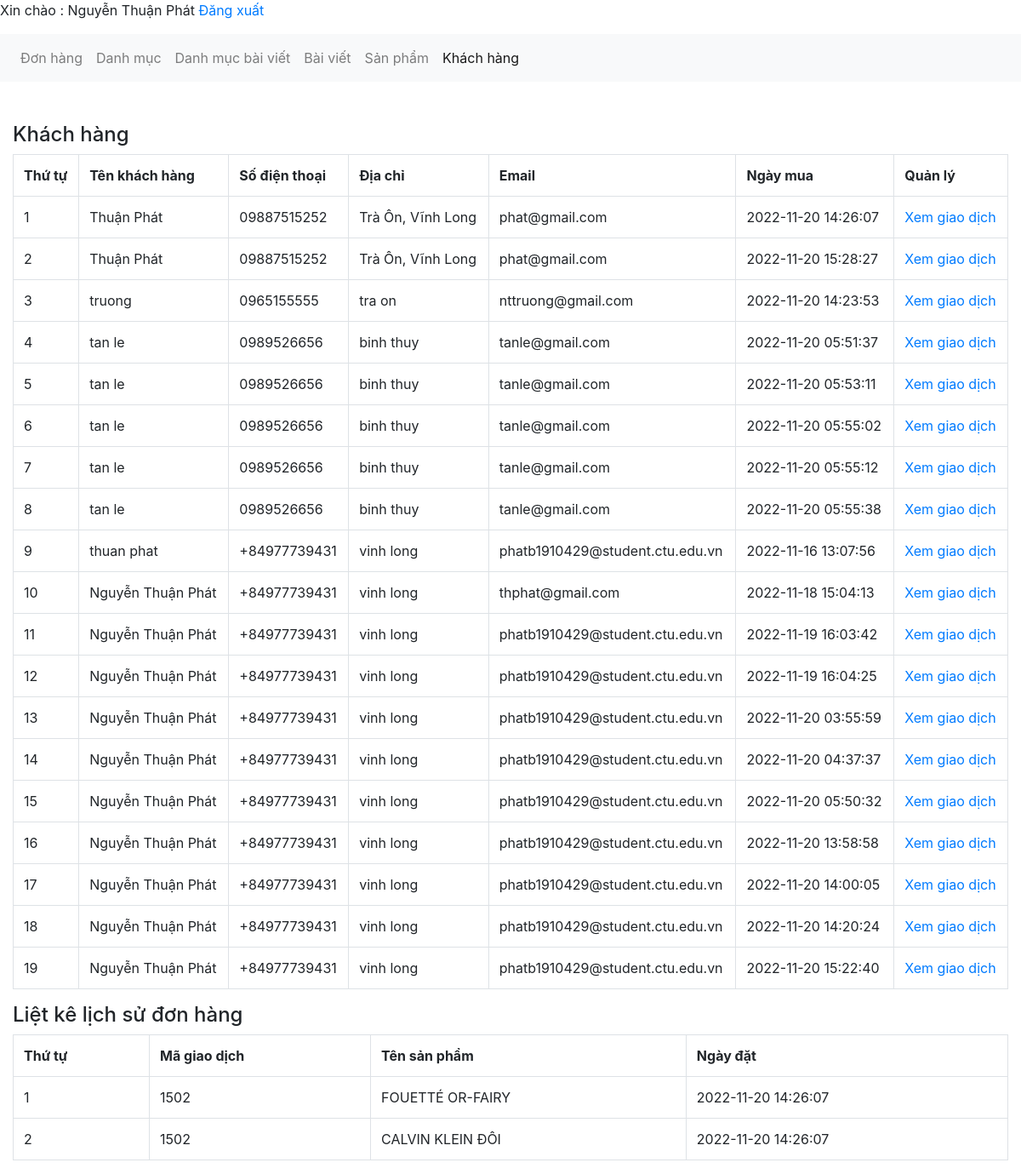
The page /admin/xulykhachhang.php?quanly=xemgiaodich&khachhang=1502 (signed in) on the database its author committed.
### tables this page shows
CREATE TABLE `tbl_giaodich` (
  `giaodich_id` int(11) NOT NULL,
  `sanpham_id` int(11) NOT NULL,
  `soluong` int(11) NOT NULL,
  `magiaodich` varchar(50) NOT NULL,
  `ngaythang` timestamp NOT NULL DEFAULT current_timestamp() ON UPDATE current_timestamp(),
  `khachhang_id` int(11) NOT NULL,
  `tinhtrangdon` int(11) NOT NULL DEFAULT 0,
  `huydon` int(11) NOT NULL DEFAULT 0
);

CREATE TABLE `tbl_khachhang` (
  `khachhang_id` int(11) NOT NULL,
  `name` varchar(100) NOT NULL,
  `phone` varchar(50) NOT NULL,
  `address` varchar(200) NOT NULL,
  `note` text NOT NULL,
  `email` varchar(150) NOT NULL,
  `password` varchar(100) NOT NULL,
  `giaohang` int(11) NOT NULL
);

CREATE TABLE `tbl_sanpham` (
  `sanpham_id` int(11) NOT NULL,
  `category_id` int(11) NOT NULL,
  `sanpham_name` varchar(255) NOT NULL,
  `sanpham_chitiet` text NOT NULL,
  `sanpham_mota` text NOT NULL,
  `sanpham_gia` varchar(100) NOT NULL,
  `sanpham_giakhuyenmai` varchar(100) NOT NULL,
  `sanpham_active` int(11) NOT NULL,
  `sanpham_hot` int(11) NOT NULL,
  `sanpham_soluong` int(11) NOT NULL,
  `sanpham_image` varchar(50) NOT NULL
);

### admin/xulykhachhang.php (the view, shortened to what this page needs)
<?php
include('../db/connect.php');
?>
<!DOCTYPE html>
<html lang="en">
<head>
    <link href="../css/bootstrap.css" rel="stylesheet" type="text/css" media="all" />
</head>
<body>
    <p>Xin chào : <?php echo $_SESSION['dangnhap'] ?> <a href="?login=dangxuat">Đăng xuất</a></p>
    <nav class="navbar navbar-expand-lg navbar-light bg-light">
        <div class="collapse navbar-collapse" id="navbarNav">
            <ul class="navbar-nav">
                <li class="nav-item ">
                    <a class="nav-link" href="xulydonhang.php">Đơn hàng <span class="sr-only">(current)</span></a>
                </li>
                <li class="nav-item">
                    <a class="nav-link" href="xulydanhmuc.php">Danh mục</a>
                </li>
                <li class="nav-item">
                    <a class="nav-link" href="xulydanhmucbaiviet.php">Danh mục bài viết</a>
                </li>
                <li class="nav-item">
                    <a class="nav-link" href="xulybaiviet.php">Bài viết</a>
                </li>
                <li class="nav-item">
                    <a class="nav-link" href="xulysanpham.php">Sản phẩm</a>
                </li>
                <li class="nav-item active">
                    <a class="nav-link" href="xulykhachhang.php">Khách hàng</a>
                </li>
            </ul>
        </div>
    </nav><br><br>
    <div class="container-fluid">
        <div class="row">
            <div class="col-md-12">
                <h4>Khách hàng</h4>
                <?php
                $sql = "SELECT * FROM tbl_khachhang,tbl_giaodich WHERE tbl_khachhang.khachhang_id=tbl_giaodich.khachhang_id GROUP BY tbl_giaodich.magiaodich ORDER BY tbl_khachhang.khachhang_id DESC";
                $sql_select_khachhang = $con->query($sql)->fetchAll(PDO::FETCH_ASSOC)
                ?>
                <table class="table table-bordered ">
                    <tr>
                        <th>Thứ tự</th>
                        <th>Tên khách hàng</th>
                        <th>Số điện thoại</th>
                        <th>Địa chỉ</th>
                        <th>Email</th>
                        <th>Ngày mua</th>
                        <th>Quản lý</th>
                    </tr>
                    <?php
                    $i = 0;
                    foreach ($sql_select_khachhang as $select_khachhang) {
                        $i++;
                    ?>
                    <tr>
                        <td><?php echo $i; ?></td>
                        <td><?php echo $select_khachhang['name']; ?></td>
                        <td><?php echo $select_khachhang['phone']; ?></td>
                        <td><?php echo $select_khachhang['address']; ?></td>
                        <td><?php echo $select_khachhang['email'] ?></td>
                        <td><?php echo $select_khachhang['ngaythang'] ?></td>
                        <td><a href="?quanly=xemgiaodich&khachhang=<?php echo $select_khachhang['magiaodich'] ?>">Xem
                                giao
                                dịch</a></td>
                    </tr>
                    <?php
                    }
                    ?>
                </table>
            </div>
            <div class="col-md-12">
                <h4>Liệt kê lịch sử đơn hàng</h4>
                <?php
                if (isset($_GET['khachhang'])) {
                    $magiaodich = $_GET['khachhang'];
                } else {
                    $magiaodich = '';
                }
                $sql = "SELECT * FROM tbl_giaodich,tbl_khachhang,tbl_sanpham WHERE tbl_giaodich.sanpham_id=tbl_sanpham.sanpham_id AND tbl_khachhang.khachhang_id=tbl_giaodich.khachhang_id AND tbl_giaodich.magiaodich='$magiaodich' ORDER BY tbl_giaodich.giaodich_id DESC";
                $sql_select = $con->query($sql)->fetchAll(PDO::FETCH_ASSOC);
                ?>
                <table class="table table-bordered ">
                    <tr>
                        <th>Thứ tự</th>
                        <th>Mã giao dịch</th>
                        <th>Tên sản phẩm</th>
                        <th>Ngày đặt</th>
                    </tr>
                    <?php
                    $i = 0;
                    foreach ($sql_select as $select_donhang) {
                        $i++;
                    ?>
                    <tr>
                        <td><?php echo $i; ?></td>
                        <td><?php echo $select_donhang['magiaodich']; ?></td>
                        <td><?php echo $select_donhang['sanpham_name']; ?></td>
                        <td><?php echo $select_donhang['ngaythang'] ?></td>
                    </tr>
                    <?php
                    }
                    ?>
                </table>
            </div>
        </div>
    </div>
</body>
</html>

### rows shown on the page
tbl_giaodich: khachhang.name "Thuận Phát", khachhang.phone "09887515252", khachhang.address "Trà Ôn, Vĩnh Long", khachhang.email "phat@gmail.com", ngaythang "2022-11-20 14:26:07", magiaodich "1502", sanpham.sanpham_name "CALVIN KLEIN ĐÔI"
tbl_giaodich: khachhang.name "Thuận Phát", khachhang.phone "09887515252", khachhang.address "Trà Ôn, Vĩnh Long", khachhang.email "phat@gmail.com", ngaythang "2022-11-20 15:28:27"
tbl_giaodich: khachhang.name "truong", khachhang.phone "0965155555", khachhang.address "tra on", khachhang.email "nttruong@gmail.com", ngaythang "2022-11-20 14:23:53"
tbl_giaodich: khachhang.name "tan le", khachhang.phone "0989526656", khachhang.address "binh thuy", khachhang.email "tanle@gmail.com", ngaythang "2022-11-20 05:51:37"
tbl_giaodich: khachhang.name "tan le", khachhang.phone "0989526656", khachhang.address "binh thuy", khachhang.email "tanle@gmail.com", ngaythang "2022-11-20 05:53:11"
tbl_giaodich: khachhang.name "tan le", khachhang.phone "0989526656", khachhang.address "binh thuy", khachhang.email "tanle@gmail.com", ngaythang "2022-11-20 05:55:02"
tbl_giaodich: khachhang.name "tan le", khachhang.phone "0989526656", khachhang.address "binh thuy", khachhang.email "tanle@gmail.com", ngaythang "2022-11-20 05:55:12"
tbl_giaodich: khachhang.name "tan le", khachhang.phone "0989526656", khachhang.address "binh thuy", khachhang.email "tanle@gmail.com", ngaythang "2022-11-20 05:55:38"
tbl_giaodich: khachhang.name "thuan phat", khachhang.phone "+84977739431", khachhang.address "vinh long", khachhang.email "phatb1910429@student.ctu.edu.vn", ngaythang "2022-11-16 13:07:56"
tbl_giaodich: khachhang.name "Nguyễn Thuận Phát", khachhang.phone "+84977739431", khachhang.address "vinh long", khachhang.email "thphat@gmail.com", ngaythang "2022-11-18 15:04:13"
tbl_giaodich: khachhang.name "Nguyễn Thuận Phát", khachhang.phone "+84977739431", khachhang.address "vinh long", khachhang.email "phatb1910429@student.ctu.edu.vn", ngaythang "2022-11-19 16:03:42"
tbl_giaodich: khachhang.name "Nguyễn Thuận Phát", khachhang.phone "+84977739431", khachhang.address "vinh long", khachhang.email "phatb1910429@student.ctu.edu.vn", ngaythang "2022-11-19 16:04:25"
tbl_giaodich: khachhang.name "Nguyễn Thuận Phát", khachhang.phone "+84977739431", khachhang.address "vinh long", khachhang.email "phatb1910429@student.ctu.edu.vn", ngaythang "2022-11-20 03:55:59"
tbl_giaodich: khachhang.name "Nguyễn Thuận Phát", khachhang.phone "+84977739431", khachhang.address "vinh long", khachhang.email "phatb1910429@student.ctu.edu.vn", ngaythang "2022-11-20 04:37:37"
tbl_giaodich: khachhang.name "Nguyễn Thuận Phát", khachhang.phone "+84977739431", khachhang.address "vinh long", khachhang.email "phatb1910429@student.ctu.edu.vn", ngaythang "2022-11-20 05:50:32"
tbl_giaodich: khachhang.name "Nguyễn Thuận Phát", khachhang.phone "+84977739431", khachhang.address "vinh long", khachhang.email "phatb1910429@student.ctu.edu.vn", ngaythang "2022-11-20 13:58:58"
tbl_giaodich: khachhang.name "Nguyễn Thuận Phát", khachhang.phone "+84977739431", khachhang.address "vinh long", khachhang.email "phatb1910429@student.ctu.edu.vn", ngaythang "2022-11-20 14:00:05"
tbl_giaodich: khachhang.name "Nguyễn Thuận Phát", khachhang.phone "+84977739431", khachhang.address "vinh long", khachhang.email "phatb1910429@student.ctu.edu.vn", ngaythang "2022-11-20 14:20:24"
tbl_giaodich: khachhang.name "Nguyễn Thuận Phát", khachhang.phone "+84977739431", khachhang.address "vinh long", khachhang.email "phatb1910429@student.ctu.edu.vn", ngaythang "2022-11-20 15:22:40"
tbl_giaodich: magiaodich "1502", sanpham.sanpham_name "FOUETTÉ OR-FAIRY", ngaythang "2022-11-20 14:26:07"

### other values the page prints
$_SESSION['dangnhap'] "Nguyễn Thuận Phát"
